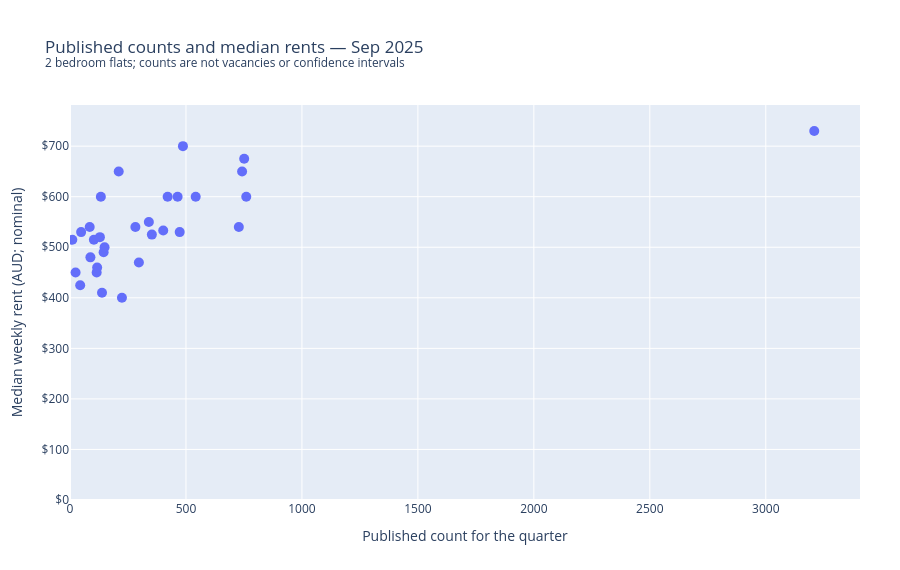

Notebook cell for this chart:
### Markdown cell above
## 9. Chart 4 — Keep published counts in view

A median accompanied by a small number of published observations deserves context. Counts alone do **not** give the rent distribution, a confidence interval, statistical significance or a current vacancy rate. We do not delete observations or impose an unsupported 'reliable/unreliable' threshold here.

This scatterplot displays each LGA's **published count** against its median rent for the same quarter. Hover over points to identify the areas. This is a descriptive view; no fitted trend line or causal interpretation is added.

### Code cell
count_context = latest_changes[[
    "rental_area_name", "quarter", "published_count", "count_prev_year",
    "median_weekly_rent", "yoy_change_pct", "source_count_cell", "source_median_cell",
]].sort_values(["published_count", "rental_area_name"], kind="stable").reset_index(drop=True)
print("Five smallest published counts in the latest-quarter subset:")
display(count_context.head(5))
print("Five largest published counts in the latest-quarter subset:")
display(count_context.tail(5))

fig = go.Figure(go.Scatter(
    x=count_context["published_count"].tolist(), y=count_context["median_weekly_rent"].tolist(),
    mode="markers", marker=dict(size=10),
    customdata=count_context[["rental_area_name", "yoy_change_pct", "source_count_cell"]].to_numpy(),
    hovertemplate=("%{customdata[0]}<br>Published count: %{x:,.0f}"
                   "<br>Median: $%{y:,.0f}/week<br>YoY median change: %{customdata[1]:+.2f}%"
                   "<br>Count source cell: %{customdata[2]}<extra></extra>"),
))
fig.update_layout(
    title=f"Published counts and median rents — {LATEST_LABEL}<br><sup>{CATEGORY}; counts are not vacancies or confidence intervals</sup>",
    xaxis_title="Published count for the quarter", yaxis_title="Median weekly rent (AUD; nominal)",
    height=570, margin=dict(l=70, r=40, t=105, b=70),
)
fig.update_xaxes(rangemode="tozero")
fig.update_yaxes(rangemode="tozero", tickprefix="$")
figures["04_counts_and_rents"] = fig
show_chart(fig)

### Figure 1 — Plotly figure (JSON) as saved in the notebook; plotly's stock layout.template omitted (floating-point values rounded to 4 significant figures)
{"data": [{"customdata": [["Nillumbik", 5.533, "HE67"], ["Cardinia", 0, "HE81"], ["Melton", 6.25, "HE64"], ["Yarra Ranges", 10.42, "HE78"], ["Knox", 8.0, "HE73"], ["Casey", 2.128, "HE82"], ["Mornington Penin'a", 3.0, "HE87"], ["Hume", 2.273, "HE61"], ["Whittlesea", 2.222, "HE68"], ["Maroondah", 4.0, "HE75"], ["Manningham", 3.448, "HE74"], ["Wyndham", -2.381, "HE69"], ["Frankston", 5.376, "HE83"], ["Hobsons Bay", -3.846, "HE60"], ["Bayside", 8.333, "HE80"], ["Brimbank", -4.762, "HE58"], ["Banyule", -0.9174, "HE57"], ["Greater Dandenong", 2.174, "HE85"], ["Kingston", 5.769, "HE86"], ["Moonee Valley", 0.9615, "HE66"], ["Maribyrnong", 0.566, "HE62"], ["Monash", 5.263, "HE76"], ["Whitehorse", 3.448, "HE77"], ["Darebin", 0.9524, "HE59"], ["Yarra", 2.941, "HE70"], ["Boroondara", 4.348, "HE72"], ["Merri-bek", 0, "HE65"], ["Port Phillip", 3.668, "HE88"], ["Stonnington", 4.651, "HE89"], ["Glen Eira", 2.215, "HE84"], ["Melbourne", 4.286, "HE63"]], "hovertemplate": "%{customdata[0]}<br>Published count: %{x:,.0f}<br>Median: $%{y:,.0f}/week<br>YoY median change: %{customdata[1]:+.2f}%<br>Count source cell: %{customdata[2]}<extra></extra>", "marker": {"size": 10}, "mode": "markers", "type": "scatter", "x": [10, 24, 44, 48, 85, 88, 103, 115, 117, 129, 133, 138, 145, 149, 210, 224, 282, 297, 340, 353, 402, 421, 464, 473, 487, 542, 728, 742, 751, 760, 3209], "y": [515, 450, 425, 530, 540, 480, 515, 450, 460, 520, 600, 410, 490, 500, 650, 400, 540, 470, 550, 525, 533, 600, 600, 530, 700, 600, 540, 650, 675, 600, 730]}], "layout": {"height": 570, "margin": {"b": 70, "l": 70, "r": 40, "t": 105}, "title": {"text": "Published counts and median rents — Sep 2025<br><sup>2 bedroom flats; counts are not vacancies or confidence intervals</sup>"}, "xaxis": {"rangemode": "tozero", "title": {"text": "Published count for the quarter"}}, "yaxis": {"rangemode": "tozero", "tickprefix": "$", "title": {"text": "Median weekly rent (AUD; nominal)"}}}}
